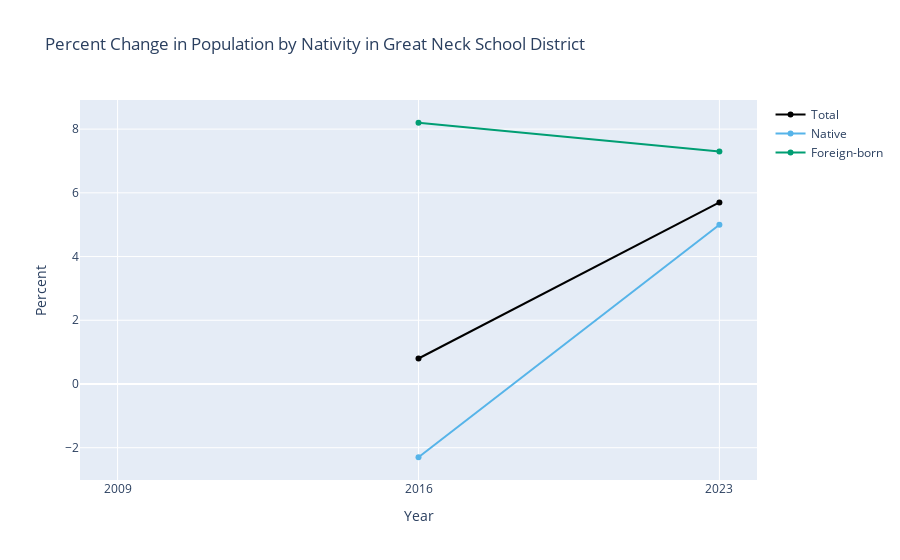

The code cell stored with this chart in its notebook:
### Markdown cell above
What most stands out to me about this graph is that there is a noticable uptick in the total population between 2016 and 2023. It is hard to get a feel for how big the changes in the subcategories is because the Y-axis encompasses the total as well as the sub-categories. One way to address this is to convert the raw numbers to percent change.

### Code cell
df_pct_change = pct_change_multiyear(df)

print(df_pct_change)

graph_multiyear(
    df_pct_change,
    "Percent Change in Population by Nativity in Great Neck School District",
    "Percent",
)

### Figure 1 — Plotly figure (JSON) as saved in the notebook; plotly's stock layout.template omitted (floating-point values rounded to 4 significant figures)
{"data": [{"hovertemplate": "Year: %{x}<br>Total: %{y:,}<extra></extra>", "line": {"color": "black"}, "mode": "lines+markers", "name": "Total", "type": "scatter", "x": [2009, 2016, 2023], "y": [null, 0.8, 5.7]}, {"hovertemplate": "Year: %{x}<br>Native: %{y:,}<extra></extra>", "line": {"color": "#56B4E9"}, "mode": "lines+markers", "name": "Native", "type": "scatter", "x": [2009, 2016, 2023], "y": [null, -2.3, 5]}, {"hovertemplate": "Year: %{x}<br>Foreign-born: %{y:,}<extra></extra>", "line": {"color": "#009E73"}, "mode": "lines+markers", "name": "Foreign-born", "type": "scatter", "x": [2009, 2016, 2023], "y": [null, 8.2, 7.3]}], "layout": {"title": {"text": "Percent Change in Population by Nativity in Great Neck School District"}, "xaxis": {"tickmode": "array", "ticktext": ["2009", "2016", "2023"], "tickvals": [2009, 2016, 2023], "title": {"text": "Year"}}, "yaxis": {"title": {"text": "Percent"}}}}
